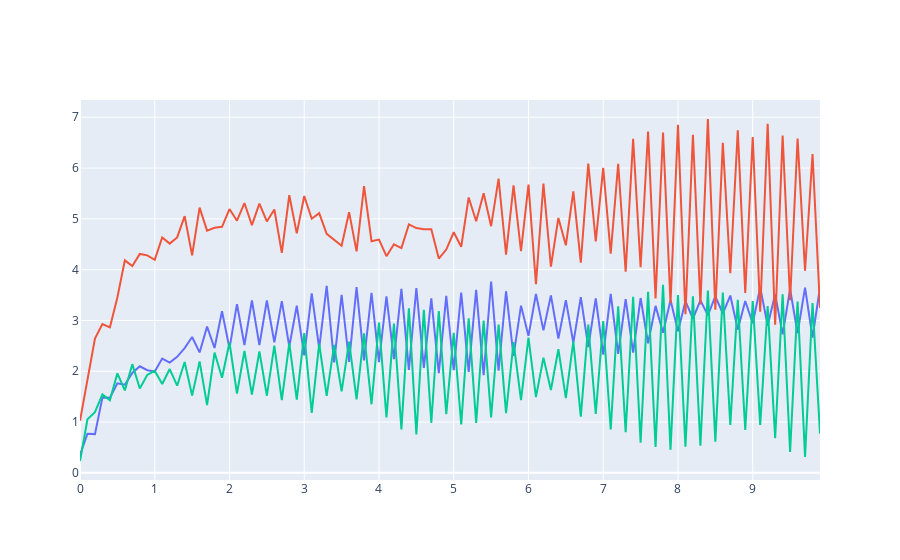

Here is the notebook cell this chart was saved with:
### Markdown cell above
And say, e.g., **fractional Brownian motion noise**, where $B^i_{t}({H_i})$ is a sample from a fractional Brownian motion process with Hurst exponent $H_i$ for each of the state dimensions indexed by $i$, we simply substitute again

$$
\begin{align}
& X^i_{t+\delta t} = F^i_{t+\delta t}(X', t) + \textcolor{red}{B^i_{t+\delta t}({H_i})-B^i_{t}({H_i})}.
\end{align}
$$

### Code cell
# note method 2 of simulation here: https://en.wikipedia.org/wiki/Fractional_Brownian_motion
t_period = 10.0
t_step = 0.1

def K(H: float, t: np.ndarray, s: np.ndarray) -> np.ndarray:
    output = (
        ((t-s) ** (H - 0.5)) 
        * sps.hyp2f1(H - 0.5, 0.5 - H, H + 0.5, 1.0 - t/s)
        / sps.gamma(H + 0.5)
    )
    output[s==0] = 1.0
    return output

def brownian_motion_iterate(previous: np.ndarray) -> np.ndarray:
    new = np.roll(previous, 1, axis=0)
    new[0] = np.sqrt(t_step) * np.random.normal(
        np.zeros(3), 
        np.asarray([0.5, 1.0, 0.5]), 
        size=3,
    )
    return new

def fractional_brownian_motion( 
    X_prime: np.ndarray, 
    S_prime: np.ndarray,
    t: float, 
    delta_t: float,
    other: np.ndarray,
) -> np.ndarray:
    fBm_vector = -S_prime[0]
    n = int(np.round(t / delta_t, 1))
    H_values = [0.8, 0.7, 0.3]
    for i in range(3):
        if t == 0:
            fBm_vector[i] = other[0, i]
            continue
        fBm_vector[i] += np.sum(
            K(H_values[i], t, delta_t * np.arange(0, n)) * other[:n, i]
        ) # 'other' is the Brownian motion current windowed history
    return fBm_vector

plot_x_time_series(
    t_period,
    t_step, 
    np.zeros((2, 3)),
    np.zeros((2, 3)), 
    lambda X_prime, t, delta_t: (
        X_prime[0] - delta_t * np.asarray([1.0, 2.0, 3.0]) * (
            X_prime[0] - np.asarray([3.0, 5.0, 2.0])
        )
    ),
    fractional_brownian_motion, 
    "images/fbm_noise.html",
    [
        "fBM with drift (1.0, 3.0, 0.5, H=0.8)",
        "fBM with drift (2.0, 5.0, 1.0, H=0.7)",
        "fBM with drift (3.0, 2.0, 0.5, H=0.3)",
    ],
    other_noise_init=np.zeros((int(t_period / t_step) + 1, 3)),
    other_noise_iterate=brownian_motion_iterate,
)
